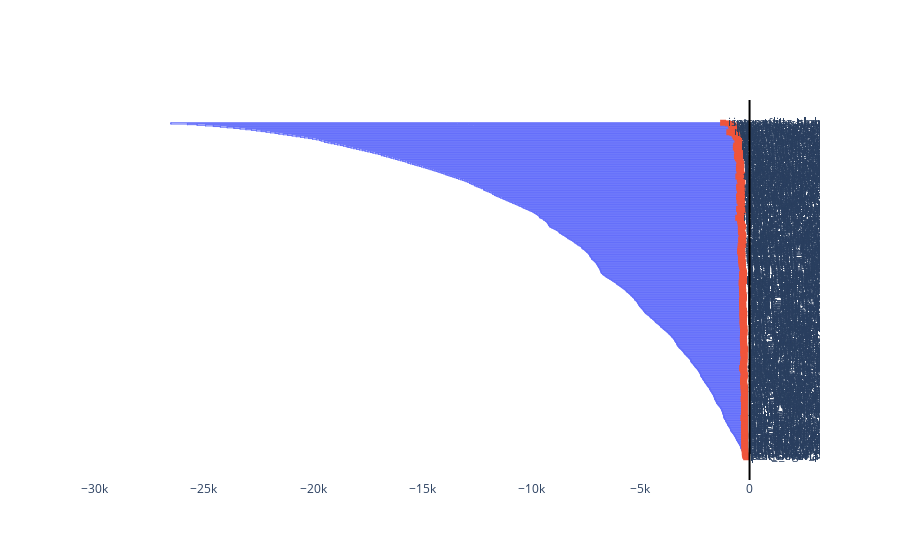

The code cell stored with this chart in its notebook:
### Code cell
dendro(linkage, specs)

### Figure 1 — Plotly figure (JSON) as saved in the notebook; plotly's stock layout.template omitted (floating-point values rounded to 4 significant figures; data arrays with more than 128 entries replaced by an {"elided": "..."} marker saying what was removed)
{"data": [{"hoverinfo": "none", "hovertext": {"elided": "2641 null values"}, "line": {"width": 1}, "marker": {"size": 1}, "mode": "lines+markers", "type": "scatter", "x": {"elided": "2641 int values"}, "y": {"elided": "2641 float values"}}, {"hoverinfo": "skip", "marker": {"cmin": 0, "symbol": "square"}, "mode": "markers+text", "text": {"elided": "529 str values"}, "textposition": "middle right", "type": "scatter", "x": {"elided": "529 int values"}, "y": {"elided": "529 int values"}}], "layout": {"autosize": true, "dragmode": "pan", "plot_bgcolor": "white", "shapes": [{"line": {"color": "black"}, "type": "line", "x0": 0, "x1": 0, "xref": "x", "y0": 0, "y1": 1, "yref": "y domain"}], "showlegend": false, "uirevision": "yes", "xaxis": {"autorange": false, "range": [-30680.0, 3228.0], "type": "linear"}, "yaxis": {"autorange": true, "range": [-328.3, 5618.0], "type": "linear", "visible": false}}}
